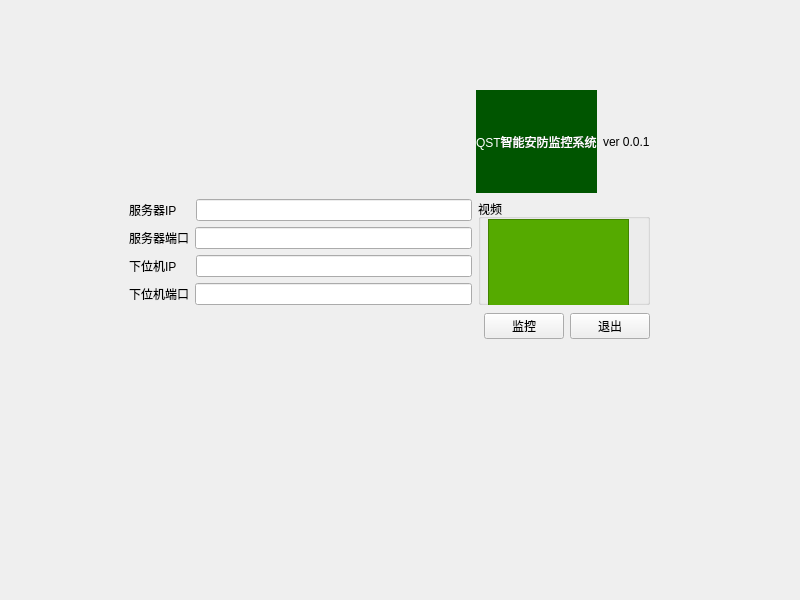
<?xml version="1.0" encoding="UTF-8"?>
<ui version="4.0">
 <class>Widget</class>
 <widget class="QWidget" name="Widget">
  <property name="geometry">
   <rect>
    <x>0</x>
    <y>0</y>
    <width>800</width>
    <height>600</height>
   </rect>
  </property>
  <property name="windowTitle">
   <string>Widget</string>
  </property>
  <widget class="QWidget" name="layoutWidget">
   <property name="geometry">
    <rect>
     <x>129</x>
     <y>90</y>
     <width>521</width>
     <height>251</height>
    </rect>
   </property>
   <layout class="QGridLayout" name="gridLayout">
    <item row="0" column="0" colspan="4">
     <layout class="QHBoxLayout" name="horizontalLayout_5">
      <item>
       <spacer name="horizontalSpacer_3">
        <property name="orientation">
         <enum>Qt::Horizontal</enum>
        </property>
        <property name="sizeHint" stdset="0">
         <size>
          <width>40</width>
          <height>20</height>
         </size>
        </property>
       </spacer>
      </item>
      <item>
       <widget class="QLabel" name="label">
        <property name="styleSheet">
         <string notr="true">font: 20pt &quot;仿宋&quot;;
color: rgb(255, 255, 255);
background-color: rgb(0, 85, 0);</string>
        </property>
        <property name="text">
         <string>QST智能安防监控系统</string>
        </property>
       </widget>
      </item>
      <item>
       <widget class="QLabel" name="label_6">
        <property name="text">
         <string>ver 0.0.1</string>
        </property>
       </widget>
      </item>
     </layout>
    </item>
    <item row="1" column="0">
     <layout class="QVBoxLayout" name="verticalLayout">
      <item>
       <layout class="QHBoxLayout" name="horizontalLayout">
        <item>
         <widget class="QLabel" name="label_2">
          <property name="text">
           <string>服务器IP</string>
          </property>
         </widget>
        </item>
        <item>
         <spacer name="horizontalSpacer">
          <property name="orientation">
           <enum>Qt::Horizontal</enum>
          </property>
          <property name="sizeType">
           <enum>QSizePolicy::Minimum</enum>
          </property>
          <property name="sizeHint" stdset="0">
           <size>
            <width>13</width>
            <height>13</height>
           </size>
          </property>
         </spacer>
        </item>
        <item>
         <widget class="QLineEdit" name="lineEdit"/>
        </item>
       </layout>
      </item>
      <item>
       <layout class="QHBoxLayout" name="horizontalLayout_2">
        <item>
         <widget class="QLabel" name="label_3">
          <property name="text">
           <string>服务器端口</string>
          </property>
         </widget>
        </item>
        <item>
         <widget class="QLineEdit" name="lineEdit_2"/>
        </item>
       </layout>
      </item>
      <item>
       <layout class="QHBoxLayout" name="horizontalLayout_3">
        <item>
         <widget class="QLabel" name="label_4">
          <property name="text">
           <string>下位机IP</string>
          </property>
         </widget>
        </item>
        <item>
         <spacer name="horizontalSpacer_2">
          <property name="orientation">
           <enum>Qt::Horizontal</enum>
          </property>
          <property name="sizeType">
           <enum>QSizePolicy::Minimum</enum>
          </property>
          <property name="sizeHint" stdset="0">
           <size>
            <width>13</width>
            <height>20</height>
           </size>
          </property>
         </spacer>
        </item>
        <item>
         <widget class="QLineEdit" name="lineEdit_3"/>
        </item>
       </layout>
      </item>
      <item>
       <layout class="QHBoxLayout" name="horizontalLayout_4">
        <item>
         <widget class="QLabel" name="label_5">
          <property name="text">
           <string>下位机端口</string>
          </property>
         </widget>
        </item>
        <item>
         <widget class="QLineEdit" name="lineEdit_4"/>
        </item>
       </layout>
      </item>
     </layout>
    </item>
    <item row="1" column="1" colspan="3">
     <widget class="QGroupBox" name="groupBox">
      <property name="title">
       <string>视频</string>
      </property>
      <widget class="QListView" name="listView">
       <property name="geometry">
        <rect>
         <x>10</x>
         <y>20</y>
         <width>141</width>
         <height>111</height>
        </rect>
       </property>
       <property name="styleSheet">
        <string notr="true">background-color: rgb(85, 170, 0);</string>
       </property>
      </widget>
     </widget>
    </item>
    <item row="2" column="0" colspan="2">
     <spacer name="horizontalSpacer_4">
      <property name="orientation">
       <enum>Qt::Horizontal</enum>
      </property>
      <property name="sizeType">
       <enum>QSizePolicy::Minimum</enum>
      </property>
      <property name="sizeHint" stdset="0">
       <size>
        <width>318</width>
        <height>30</height>
       </size>
      </property>
     </spacer>
    </item>
    <item row="2" column="2">
     <widget class="QPushButton" name="pushButton">
      <property name="text">
       <string>监控</string>
      </property>
     </widget>
    </item>
    <item row="2" column="3">
     <widget class="QPushButton" name="pushButton_2">
      <property name="text">
       <string>退出</string>
      </property>
     </widget>
    </item>
   </layout>
  </widget>
 </widget>
 <resources/>
 <connections/>
</ui>
